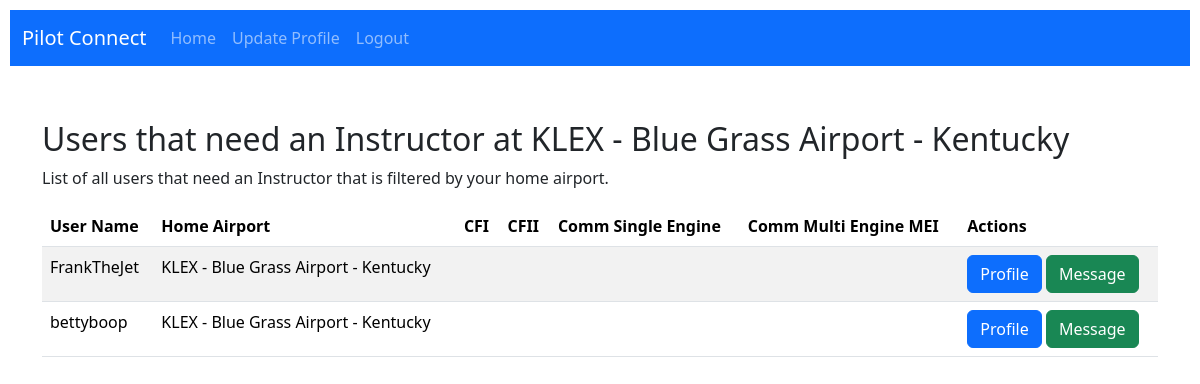
Page /instructor_list_by_home_airport/ (signed in) on the committed database.
### connections/models.py (models this page shows, shortened)
class PilotProfile(models.Model):
    user = models.OneToOneField(User, on_delete=models.CASCADE)
    home_airport = models.ForeignKey(AirportData, on_delete=models.SET_NULL, null=True, blank=True)
    flight_hours = models.PositiveIntegerField(default=0)
    last_activity_date = models.DateTimeField(null=True, blank=True)
    private_pilot = models.BooleanField(default=False)
    instrument_rating = models.BooleanField(default=False)
    commercial_pilot_single_engine = models.BooleanField(default=False)
    flight_instructor_cfi = models.BooleanField(default=False)
    flight_instructor_cfii = models.BooleanField(default=False)
    commercial_pilot_multi_engine = models.BooleanField(default=False)
    flight_instructor_multi_engine_mei = models.BooleanField(default=False)
    safety_pilot_need_vfr_single_engine = models.BooleanField(default=False)
    safety_pilot_need_ifr_single_engine = models.BooleanField(default=False)
    safety_pilot_need_ifr_multi_engine = models.BooleanField(default=False)
    safety_pilot_offer_vfr_single_engine = models.BooleanField(default=False)
    safety_pilot_offer_ifr_single_engine = models.BooleanField(default=False)
    safety_pilot_offer_ifr_multi_engine = models.BooleanField(default=False)
    instructor_need_cfi = models.BooleanField(default=False)
    instructor_need_instrument_cfii = models.BooleanField(default=False)
    instructor_need_commercial_single_engine = models.BooleanField(default=False)
    instructor_need_commercial_multi_engine_mei = models.BooleanField(default=False)
    instructor_offer_cfi = models.BooleanField(default=False)
    instructor_offer_instrument_cfii = models.BooleanField(default=False)
    instructor_offer_commercial_single_engine = models.BooleanField(default=False)
    instructor_offer_commercial_multi_engine_mei = models.BooleanField(default=False)
    rent_need_single_engine = models.BooleanField(default=False)
    rent_need_multi_engine = models.BooleanField(default=False)
    rent_offer_single_engine = models.BooleanField(default=False)
    rent_offer_multi_engine = models.BooleanField(default=False)
    comments = models.TextField(null=True, blank=True)

class AirportData(models.Model):
    country_code = models.CharField(max_length=2, default='US')
    iata = models.CharField(max_length=3)
    icao = models.CharField(max_length=4)
    airport = models.CharField(max_length=255)
    latitude = models.FloatField(default=0.0)
    longitude = models.FloatField(default=0.0)
    city = models.CharField(max_length=255)
    state = models.CharField(max_length=255)
    def __str__(self):
        return f"{self.icao} - {self.airport} - {self.state}"

### connections/views.py (the view)
# urls.py: path('instructor_list_by_home_airport/', views.InstructorListByHomeAirportView.as_view(), name='instructor_list_by_home_airport'),
class InstructorListByHomeAirportView(ListView):
    model = PilotProfile
    template_name = 'connections/instructor_list_by_home_airport.html'
    def get_queryset(self):
        user_home_airport = self.request.user.pilotprofile.home_airport
        return PilotProfile.objects.filter(
            Q(instructor_need_cfi=True, home_airport=user_home_airport) |
            Q(instructor_need_instrument_cfii=True, home_airport=user_home_airport) |
            Q(instructor_need_commercial_single_engine=True, home_airport=user_home_airport) |
            Q(instructor_need_commercial_multi_engine_mei=True, home_airport=user_home_airport) |
            Q(instructor_offer_cfi=True, home_airport=user_home_airport) |
            Q(instructor_offer_instrument_cfii=True, home_airport=user_home_airport) |
            Q(instructor_offer_commercial_single_engine=True, home_airport=user_home_airport) |
            Q(instructor_offer_commercial_multi_engine_mei=True, home_airport=user_home_airport)
        )

### connections/templates/connections/instructor_list_by_home_airport.html (shortened to what this page needs)
{% extends 'connections/base.html' %}
{% block content %}
  <div class="container mt-4">
    <h2>Users that need an Instructor at  {{ user.pilotprofile.home_airport }}</h2>
    <p>List of all users that need an Instructor that is filtered by your home airport.</p>
    <table class="table table-striped mt-2">
      <thead>
        <tr>
          <th scope="col">User Name</th>
          <th scope="col">Home Airport</th>
          <th scope="col">CFI</th>
          <th scope="col">CFII</th>
          <th scope="col">Comm Single Engine</th>
          <th scope="col">Comm Multi Engine MEI</th>
          <th scope="col">Actions</th>
        </tr>
      </thead>
      <tbody>
        {% for pilot_profile in object_list %}
          <tr>
            <td>{{ pilot_profile.user.username }}</td>
            <td>{{ pilot_profile.home_airport }}</td>
            <td class="text-center">{% if pilot_profile.instructor_need_cfi %}✅{% endif %}</td>
            <td class="text-center">{% if pilot_profile.instructor_need_instrument_cfii %}✅{% endif %}</td>
            <td class="text-center">{% if pilot_profile.instructor_need_commercial_single_engine %}✅{% endif %}</td>
            <td class="text-center">{% if pilot_profile.instructor_need_commercial_multi_engine_mei %}✅{% endif %}</td>
            <td>
              <a href="{% url 'view_pilot_profile' user_id=pilot_profile.user.id %}" class="btn btn-primary">Profile</a>
              <a href="{% url 'send_message' recipient_id=pilot_profile.user.id %}" class="btn btn-success">Message</a>
            </td>
          </tr>
        {% endfor %}
      </tbody>
    </table>
  </div>
{% endblock %}

### connections/templates/connections/base.html (style rules this page uses)
body { margin: 0; padding: 0; display: flex; flex-direction: column; min-height: 100vh; }

### rows in the picture
PilotProfile: user.username "FrankTheJet", home_airport "KLEX - Blue Grass Airport - Kentucky"
PilotProfile: user.username "bettyboop", home_airport "KLEX - Blue Grass Airport - Kentucky"

### other values in the picture
{{ user.pilotprofile.home_airport }} "KLEX - Blue Grass Airport - Kentucky"
